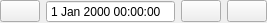
<?xml version="1.0" encoding="UTF-8"?>
<ui version="4.0">
 <class>WidgetsMonthPopupPicker</class>
 <widget class="QWidget" name="WidgetsMonthPopupPicker">
  <property name="geometry">
   <rect>
    <x>0</x>
    <y>0</y>
    <width>201</width>
    <height>23</height>
   </rect>
  </property>
  <property name="windowTitle">
   <string>Form</string>
  </property>
  <layout class="QGridLayout" name="gridLayout">
   <property name="leftMargin">
    <number>0</number>
   </property>
   <property name="topMargin">
    <number>0</number>
   </property>
   <property name="rightMargin">
    <number>0</number>
   </property>
   <property name="bottomMargin">
    <number>0</number>
   </property>
   <item row="0" column="2">
    <widget class="QPushButton" name="CalendarButton">
     <property name="text">
      <string/>
     </property>
    </widget>
   </item>
   <item row="0" column="1">
    <widget class="WidgetsDateTimeEdit" name="dateEdit">
     <property name="buttonSymbols">
      <enum>QAbstractSpinBox::NoButtons</enum>
     </property>
    </widget>
   </item>
   <item row="0" column="0">
    <widget class="QPushButton" name="btnPrevious">
     <property name="text">
      <string/>
     </property>
    </widget>
   </item>
   <item row="0" column="3">
    <widget class="QPushButton" name="btnNext">
     <property name="text">
      <string/>
     </property>
    </widget>
   </item>
  </layout>
 </widget>
 <customwidgets>
  <customwidget>
   <class>WidgetsDateTimeEdit</class>
   <extends>QDateTimeEdit</extends>
   <header>WidgetsModule/Widgets/DateTime/widgetsdatetimeedit.h</header>
  </customwidget>
 </customwidgets>
 <resources/>
 <connections/>
</ui>
